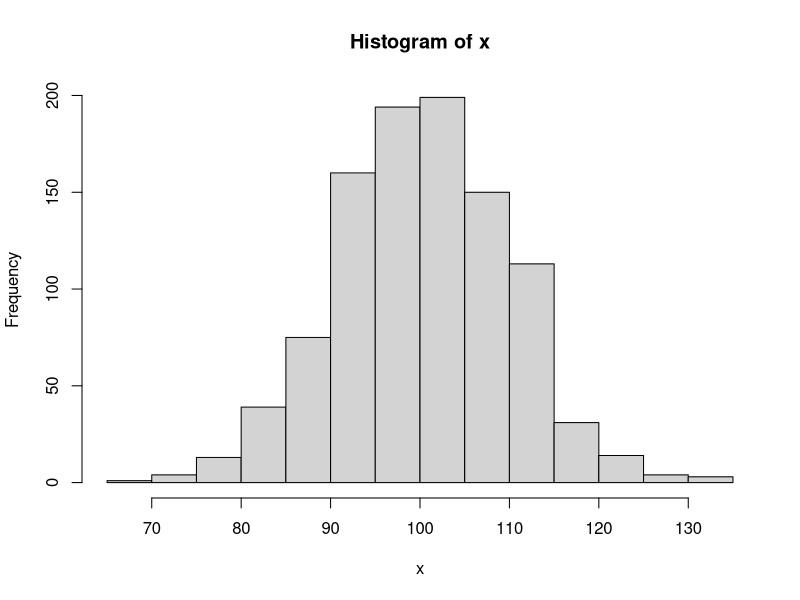
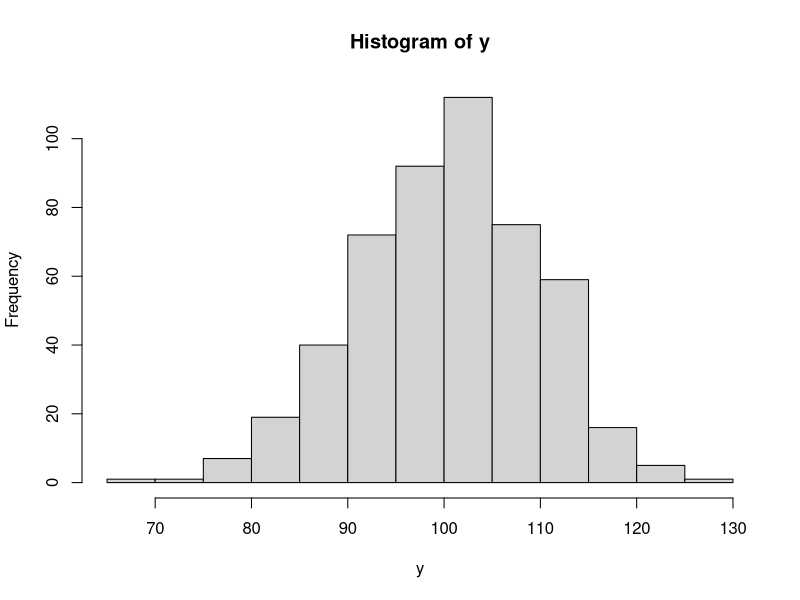

R code for these plots, in order:
#!/usr/bin/env R
printf <- function(...) cat(sprintf(...))

# X ~ N(100, 100)
x <- rnorm(1000, 100, 10)

printf("E(X) = %f\n", mean(x))
printf("Var(X) = %f\n", var(x))


y <- sample(x, 500, replace = T)

printf("E(Y) = %f\n", mean(y))
printf("Var(Y) = %f\n", var(y))

jpeg("x.jpg")
hist(x)
dev.off()

jpeg("y.jpg")
hist(y)
dev.off()
